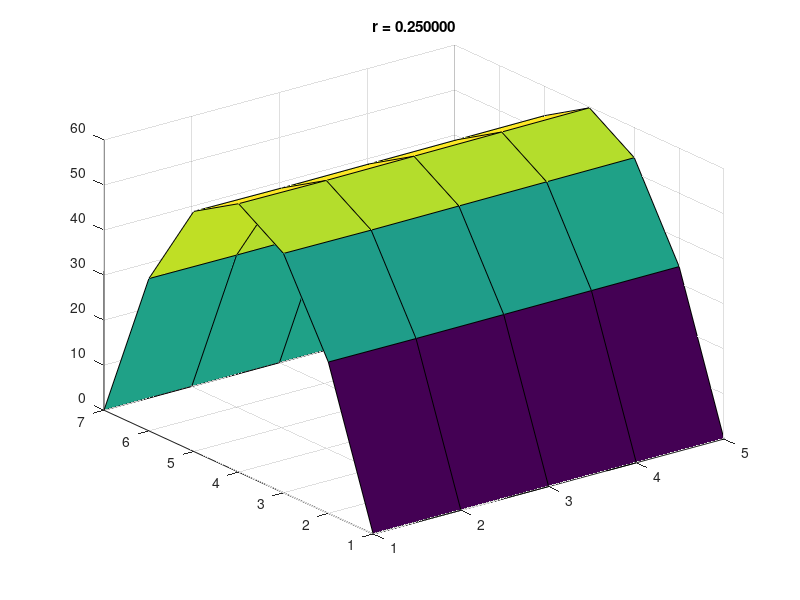
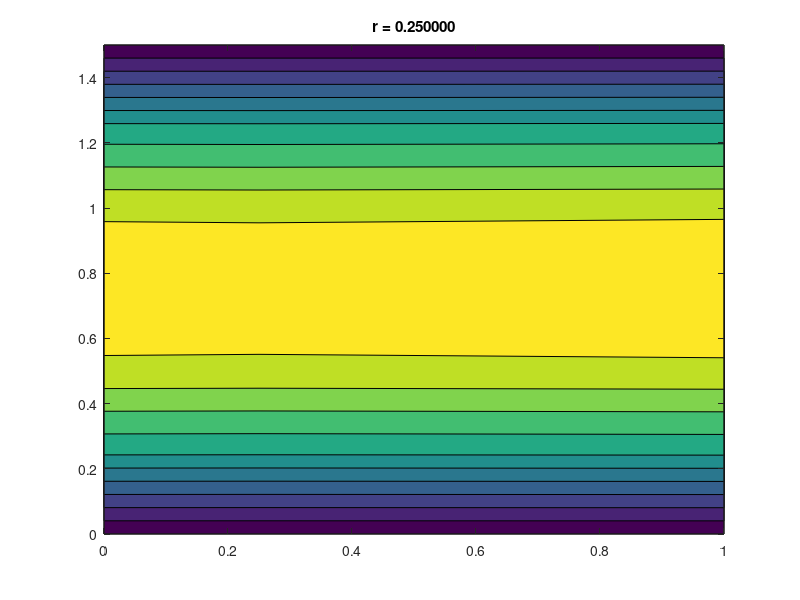
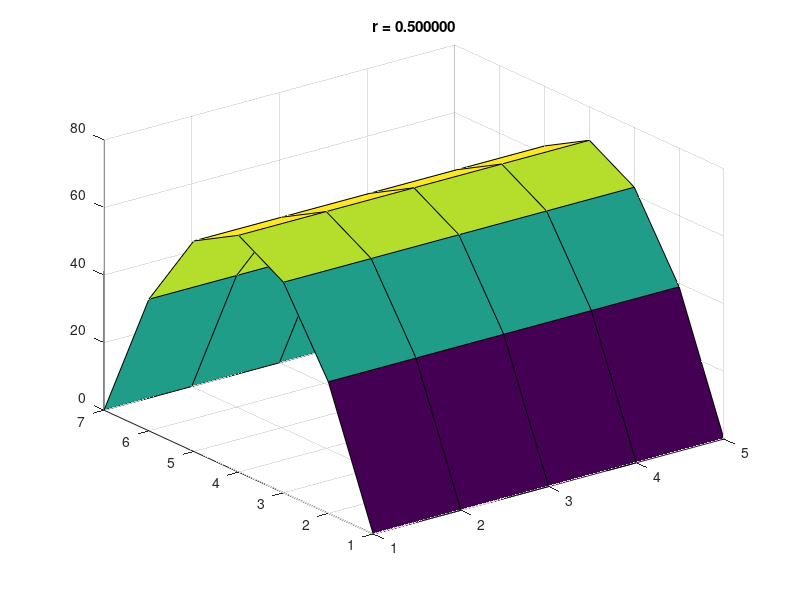
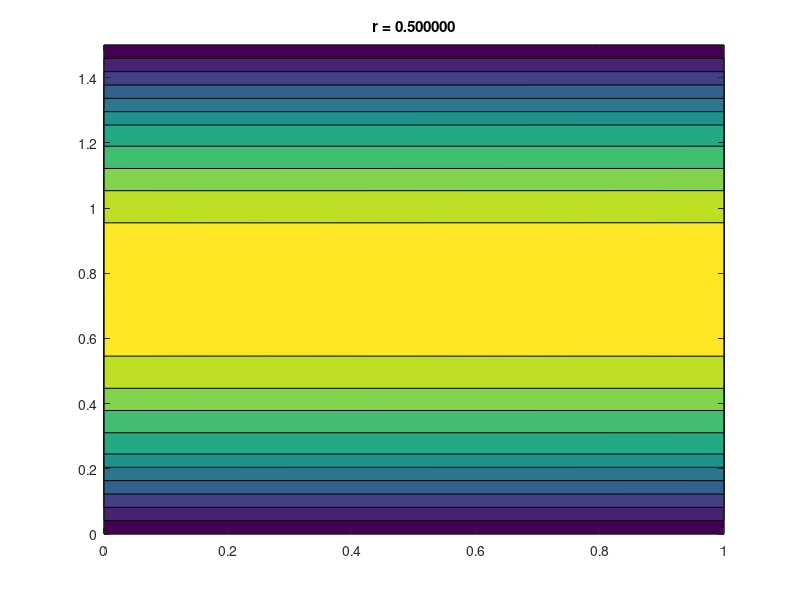

Here is the MATLAB script that generated these plots, in order:
%% Assignemnt
% PDE's

% Name        : Mohamed Mafaz
% Roll Number : AM25M009
% Department  : Applied Mechanics

clc;
clear;
close all;


%% Part 1 (Preprocessing)
% Parameters
width = 1.0;      
height = 1.5;     
k = 0.4;          
Q_dot = 100;     
nx = 5;          
ny = 7;    

max_iterations = 100;

% Grid and Coefficients
dx = width / (nx - 1);
dy = height / (ny - 1);
alpha = 1 / (dx^2);
beta = 1 / (dy^2);
source = -Q_dot / k;

omega = 0.1; 

T = zeros(ny,nx);
tolerance = 1e-2;

tic;
%% Part 2 (Processing / Using the Algorithms)
omegas = [0.25, 0.5, 1];
for p = 1:length(omegas)
    omega = omegas(p)
    for iter = 1:max_iterations
        T_old = T;
    
        % Interior points
        for j = 2:ny-1
            for i = 2:nx-1
                T_new = (alpha * (T(j, i+1) + T(j, i-1)) + ...
                         beta  * (T(j+1, i) + T(j-1, i)) - ...
                         source) / (2*alpha + 2*beta);
    
                % relaxation
                T(j,i) = (1 - omega) * T(j,i) + omega * T_new;
            end
        end
    
        % Neumann boundaries
        for j = 2:ny-1
            % Left
            T_new_left = (2 * alpha * T(j, 2) + ...
                          beta * (T(j+1, 1) + T(j-1, 1)) - ...
                          source) / (2*alpha + 2*beta);
            T(j,1) = (1 - omega) * T(j,1) + omega * T_new_left;
    
            % Right
            T_new_right = (2 * alpha * T(j, nx-1) + ...
                           beta * (T(j+1, nx) + T(j-1, nx)) - ...
                           source) / (2*alpha + 2*beta);
            T(j,nx) = (1 - omega) * T(j,nx) + omega * T_new_right;
        end
    
    
        max_change = max(max(abs(T - T_old)));
        if max_change < tolerance
            fprintf('Converged after %d iterations\n', iter);
            break;
        end
    end
    
    elapsed_time = toc;
    fprintf('Elapsed time: %f seconds\n for 5 points', elapsed_time);
    
    
    disp('Temperature Distribution:');
    disp(T);
    
    figure;
    surf(T)
    title(sprintf("r = %f", omega))
    
    x_coords = linspace(0, width, nx);
    y_coords = linspace(0, height, ny);
    
    [X, Y] = meshgrid(x_coords, y_coords);
    figure;
    contourf(X, Y, T);
    title(sprintf("r = %f", omega))
    hold on;
    % [C, h] = contour(X, Y, T);
    % colorbar;
    % xlabel('x');
    % ylabel('y');
end


Width  = 1.0;
Height = 1.5;
alpha  = 1;
beta   = 1;
source = -source;
tolerance = 1e-6;
max_iterations = 10000;
omega = 0.1; % relaxation factor

T = zeros(ny, nx);

tic;
for iter = 1:max_iterations
    T_old = T;
    max_change = 0;

    % Interior points
    for j = 2:ny-1
        for i = 2:nx-1
            % 9-point 
            T_new = ( ...
                4*(T(j, i+1) + T(j, i-1) + T(j+1, i) + T(j-1, i)) + ...
                (T(j+1, i+1) + T(j+1, i-1) + T(j-1, i+1) + T(j-1, i-1)) + ...
                6*source*dx^2 ) / 20;

            % relaxation
            T(j,i) = T(j,i) + omega * (T_new - T(j,i));

            % Track error
            err = abs(T(j,i) - T_old(j,i));
            if err > max_change
                max_change = err;
            end
        end
    end

    % Neumann boundaries
    for j = 2:ny-1
        % Left
        T_new_left = T(j,2);
        T(j,1) = (1 - omega) * T(j,1) + omega * T_new_left;

        % Right
        T_new_right = T(j,nx-1);
        T(j,nx) = (1 - omega) * T(j,nx) + omega * T_new_right;
    end

    % Convergence check
    if max_change < tolerance
        break;
    end
end

elapsed_time = toc;
fprintf('Elapsed time: %f seconds\n for 9 points', elapsed_time);
T

%% Part 3 (Post Processing / Plotting)

figure;
surf(T);
title('Temperature Distribution Crank Nicholson');
xlabel('x'); ylabel('y'); zlabel('T');

x_coords = linspace(0, Width, nx);
y_coords = linspace(0, Height, ny);
[X, Y] = meshgrid(x_coords, y_coords);

figure;
contourf(X, Y, T);
title('Temperature Distribution Crank Nicholson');
hold on;
colorbar;








